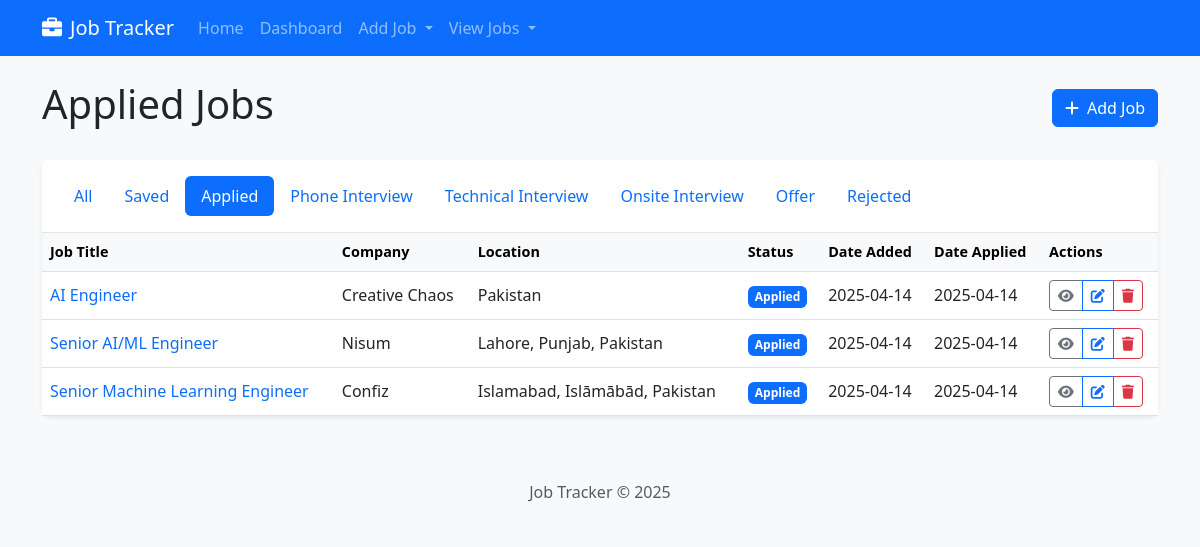
Page /jobs/jobs?status=Applied on the earlier database version.
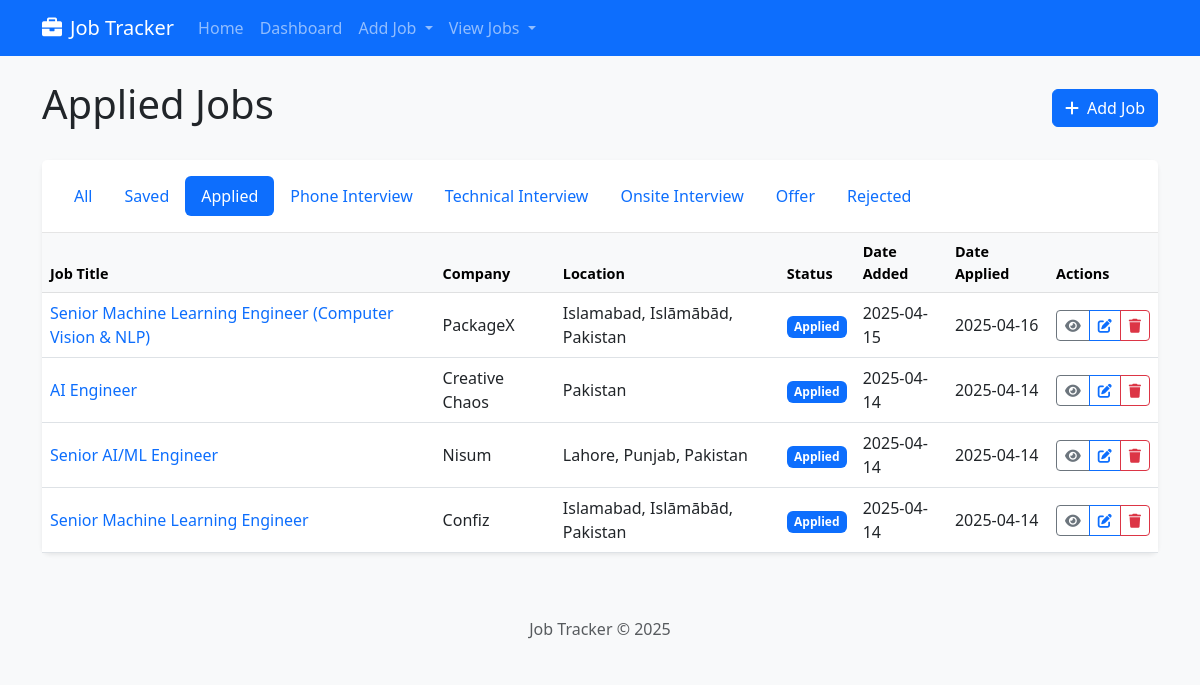
Same page on the later database version.
### job_tracker/models.py (models this page shows, shortened)
class Job(db.Model):
    id = db.Column(db.Integer, primary_key=True)
    title = db.Column(db.String(100), nullable=False)
    company = db.Column(db.String(100), nullable=False)
    location = db.Column(db.String(100))
    description = db.Column(db.Text)
    url = db.Column(db.String(500))
    salary = db.Column(db.String(100))
    job_type = db.Column(db.String(50))  # Full-time, Part-time, Contract, etc.
    date_posted = db.Column(db.DateTime)
    date_added = db.Column(db.DateTime, default=datetime.utcnow)
    status = db.Column(db.String(50), default='Saved')  # Saved, Applied, Interview, Offer, Rejected
    date_applied = db.Column(db.DateTime)
    parsed_data = db.Column(db.Text)  # JSON string with structured job description data
    company_data = db.Column(db.Text)  # JSON string with structured company information
    company_reviews = db.Column(db.Text)  # JSON string with structured company reviews
    notes = db.relationship('Note', backref='job', lazy=True, cascade="all, delete-orphan")
    contacts = db.relationship('Contact', backref='job', lazy=True, cascade="all, delete-orphan")

### job_tracker/routes/job_routes.py (the view)
@job_bp.route('/jobs')
def list_jobs():
    status_filter = request.args.get('status', None)
    if status_filter and status_filter != 'All':
        jobs = Job.query.filter_by(status=status_filter).order_by(Job.date_added.desc()).all()
    else:
        jobs = Job.query.order_by(Job.date_added.desc()).all()
    return render_template('jobs/list.html', jobs=jobs, current_status=status_filter or 'All')

### templates/jobs/list.html (shortened to what the changed rows need)
{% extends 'base.html' %}
{% block content %}
<div class="d-flex justify-content-between align-items-center mb-4">
    <h1>{{ current_status }} Jobs</h1>
</div>
<div class="card shadow-sm">
    <div class="card-body p-0">
        {% if jobs %}
            <div class="table-responsive">
                <table class="table table-hover mb-0">
                    <thead class="table-light">
                        <tr>
                            <th>Job Title</th>
                            <th>Company</th>
                            <th>Location</th>
                            <th>Status</th>
                            <th>Date Added</th>
                            <th>Date Applied</th>
                            <th>Actions</th>
                        </tr>
                    </thead>
                    <tbody>
                        {% for job in jobs %}
                        <tr>
                            <td>
                                <a href="{{ url_for('job.view_job', job_id=job.id) }}" class="text-decoration-none">
                                    {{ job.title }}
                                </a>
                            </td>
                            <td>{{ job.company }}</td>
                            <td>{{ job.location }}</td>
                            <td>
                                {% if job.status == 'Saved' %}
                                <span class="badge bg-secondary">{{ job.status }}</span>
                                {% elif job.status == 'Applied' %}
                                <span class="badge bg-primary">{{ job.status }}</span>
                                {% elif job.status in ['Phone Interview', 'Technical Interview', 'Onsite Interview'] %}
                                <span class="badge bg-info text-dark">{{ job.status }}</span>
                                {% elif job.status == 'Offer' %}
                                <span class="badge bg-success">{{ job.status }}</span>
                                {% elif job.status == 'Rejected' %}
                                <span class="badge bg-danger">{{ job.status }}</span>
                                {% else %}
                                <span class="badge bg-secondary">{{ job.status }}</span>
                                {% endif %}
                            </td>
                            <td>{{ job.date_added.strftime('%Y-%m-%d') }}</td>
                            <td>
                                {% if job.date_applied %}
                                {{ job.date_applied.strftime('%Y-%m-%d') }}
                                {% else %}
                                --
                                {% endif %}
                            </td>
                            <td>
                                <div class="btn-group">
                                    <a href="{{ url_for('job.view_job', job_id=job.id) }}"
                                       class="btn btn-sm btn-outline-secondary" title="View">
                                        <i class="fas fa-eye"></i>
                                    </a>
                                    <a href="{{ url_for('job.edit_job', job_id=job.id) }}"
                                       class="btn btn-sm btn-outline-primary" title="Edit">
                                        <i class="fas fa-edit"></i>
                                    </a>
                                    <button type="button" class="btn btn-sm btn-outline-danger"
                                            data-bs-toggle="modal" data-bs-target="#deleteJobModal{{ job.id }}" title="Delete">
                                        <i class="fas fa-trash"></i>
                                    </button>
                                </div>
                            </td>
                        </tr>
                        {% endfor %}
                    </tbody>
                </table>
            </div>
        {% endif %}
    </div>
</div>
{% endblock %}

Differences in the rows shown:
added Job: title "Senior Machine Learning Engineer (Computer Vision & NLP)", company "PackageX", location "Islamabad, Islāmābād, Pakistan", status "Applied", date_added "2025-04-15", date_applied "2025-04-16"
